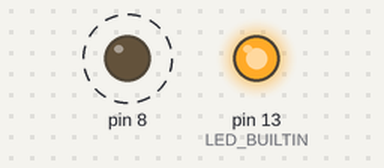
A sketch run on a simulated Arduino Uno, built with avr-gcc and run on an emulated ATmega328P. On the bench: output pins drawn as LEDs (lit = HIGH). Dashed ring = blinking.

Above: at 0.5 s.
At 7.5 s:
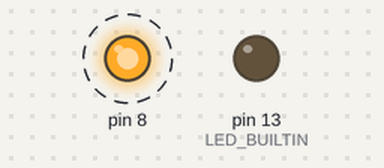
Timing chart, 0 to 13.0 s (numbered marks = the images above):
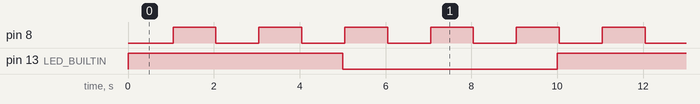

Measured:
- by itself, pin 8: alternates HIGH for 1.0 s and LOW for 1.0 s
- by itself, pin 13 (LED_BUILTIN): alternates HIGH for 5.0 s and LOW for 5.0 s
- by itself, everything shown: repeats every 10.0 s, in 12 steps

The sketch:

Timer1BlinkAdjustedAgain.ino
```cpp
//=============================================================
// An Arduino Sketch to flash an LED on pin D8
// uisng Timer/counter 1 in normal mode and with
// a 256 prescaler.
//
// NOTE: This will mess up PWM on pins D9 and D10.
//
// Norman Dunbar
// 22 February 2020.
//=============================================================

ISR(TIMER1_OVF_vect) {
    // Flash D8 every 1.048576 seconds.
    //digitalWrite(8, !(digitalRead(8)));
    PINB |= (1 << PINB0);

    // Adjust the flash rate to every second.
    TCNT1 = 3036;
}


void enableTimer1() {
    // Choose a timer/counter mode.
    // This overrides the Arduino setup.
    TCCR1A = ((0 << WGM11) | (0 << WGM10));
    TCCR1B = ((0 << WGM13) | (0 << WGM12));

    // Clear the interrupt flag.
    TIFR1 = (1 << TOV1);

    // Enable the Overflow Interrupt.
    TIMSK1 = (1 << TOIE1);

    // Choose a prescaler to start the timer/counter.
    TCCR1B |= ((1 << CS12) | (0 << CS11) | (0 << CS10));
}


void setup() {
    pinMode(LED_BUILTIN, OUTPUT);
    pinMode(8, OUTPUT);
    enableTimer1();
}


void loop() {
    // Flash D13 every 5 seconds.
    digitalWrite(LED_BUILTIN, HIGH);
    delay(5000);
    digitalWrite(LED_BUILTIN, LOW);
    delay(5000);
}
```
